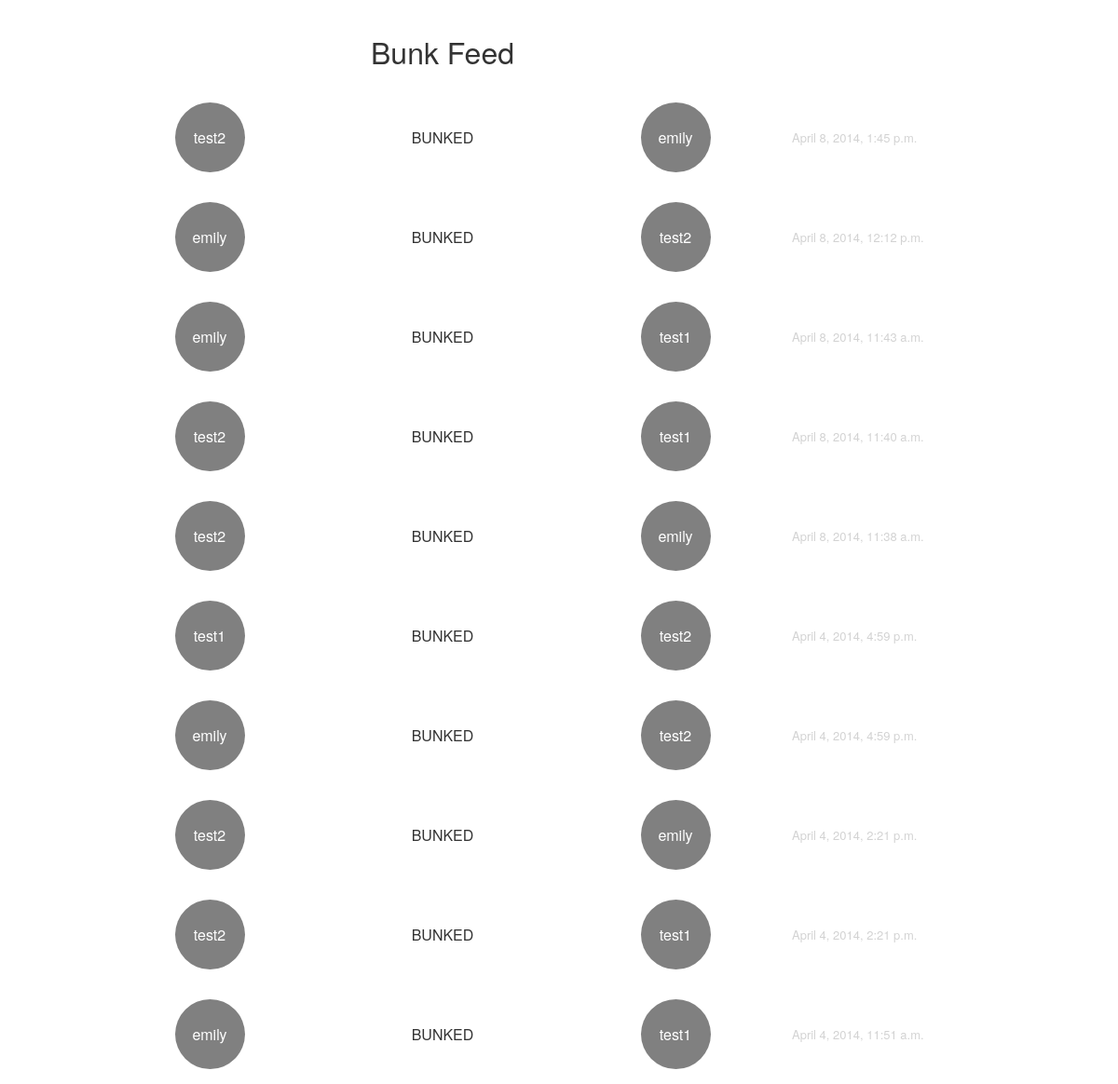
Page /bunks/ on the committed database.
### bunks/models.py (models this page shows, shortened)
class Bunk(models.Model):
    from_user = models.ForeignKey(User, related_name='bunk_from_user')
    to_user = models.ForeignKey(User, related_name='bunk_to_user')
    time = models.DateTimeField('bunk time')

### bunks/views.py (the view)
def index(request):
    latest_bunk_feed = Bunk.objects.order_by('-time')[:10]
    user_profiles = UserProfile.objects.all()
    context = {'latest_bunk_feed': latest_bunk_feed,
               'user_profiles': user_profiles}
    return render(request, 'bunks/index.html', context)

### bunks/templates/bunks/index.html (shortened to what this page needs)
{% load staticfiles %}
<link rel="stylesheet" type="text/css" href="{% static 'bunks/css/bootstrap.min.css' %}"/>
<link rel="stylesheet" type="text/css" href="{% static 'bunks/css/style.css' %}"/>
<table class="col-md-10">
    <tbody>
        <tr>
            <td colspan="3" class="text-center table-title">Bunk Feed</td>
        </tr>
        {% if latest_bunk_feed %}
            {% for bunk in latest_bunk_feed %}
                <tr >
                    <td class='col-md-3 text-center bunk-cell'>
                        <a class="user-button" href="{% url 'bunks:detail' bunk.from_user.id %}">{{bunk.from_user.username}}</a>
                    </td>
                    <td class='col-md-3 text-center bunk-cell'>
                        BUNKED
                    </td>
                    <td class='col-md-3 text-center bunk-cell'>
                        <a class="user-button" href="{% url 'bunks:detail' bunk.to_user.id %}">{{bunk.to_user.username}}</a>
                    </td>
                    <td class='time'>
                        {{ bunk.time }}
                    </td>
                </tr>
            {% endfor %}
        {% else %}
        <tr class="text-center">No one has been bunked</tr>
        {% endif %}
    </tbody>
</table>

### bunks/static/bunks/css/style.css (style rules this page uses)
.table-title { padding: 1em 0 .5em 0; font-size: xx-large; }
.bunk-cell { padding: 1em 0; }
.user-button { display: block; border-radius: 50%; text-align: center; width: 75px; height: 75px; line-height: 75px; margin: 0 auto; background: gray; color: white; }
.time { color: lightgray; font-size: small; }

### rows in the picture
Bunk: from_user.username "test2", to_user.username "emily", time "April 8, 2014, 1:45 p.m."
Bunk: from_user.username "emily", to_user.username "test2", time "April 8, 2014, 12:12 p.m."
Bunk: from_user.username "emily", to_user.username "test1", time "April 8, 2014, 11:43 a.m."
Bunk: from_user.username "test2", to_user.username "test1", time "April 8, 2014, 11:40 a.m."
Bunk: from_user.username "test2", to_user.username "emily", time "April 8, 2014, 11:38 a.m."
Bunk: from_user.username "test1", to_user.username "test2", time "April 4, 2014, 4:59 p.m."
Bunk: from_user.username "emily", to_user.username "test2", time "April 4, 2014, 4:59 p.m."
Bunk: from_user.username "test2", to_user.username "emily", time "April 4, 2014, 2:21 p.m."
Bunk: from_user.username "test2", to_user.username "test1", time "April 4, 2014, 2:21 p.m."
Bunk: from_user.username "emily", to_user.username "test1", time "April 4, 2014, 11:51 a.m."
